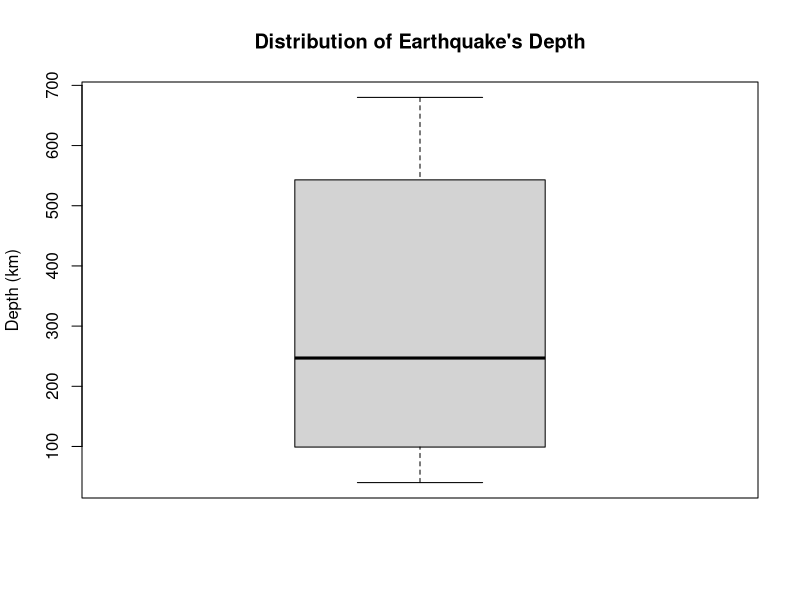
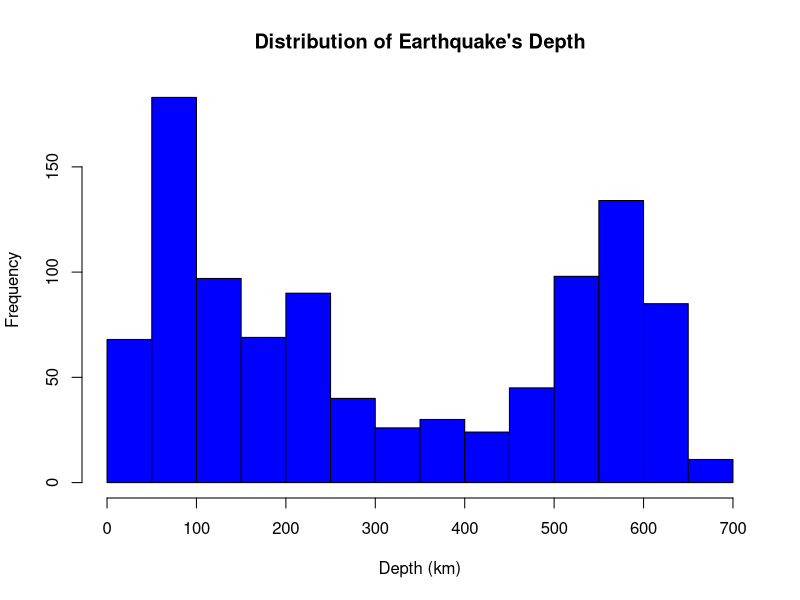
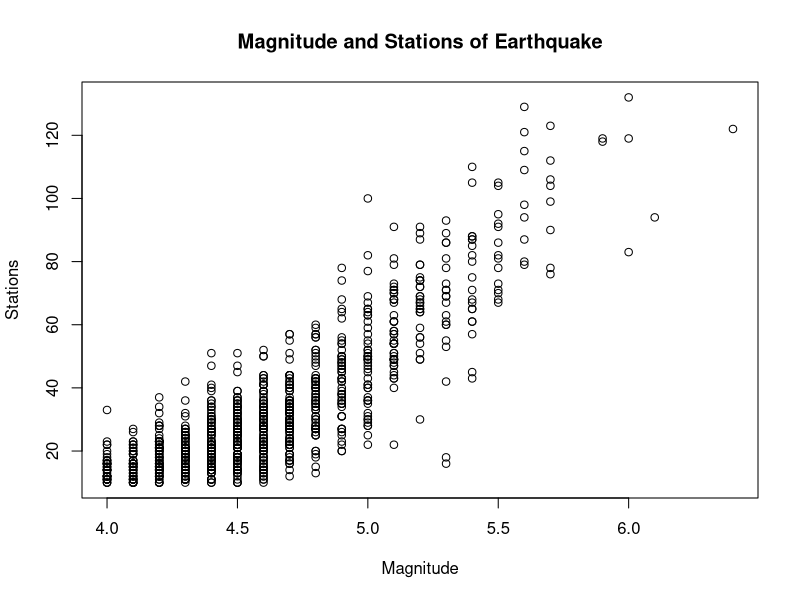
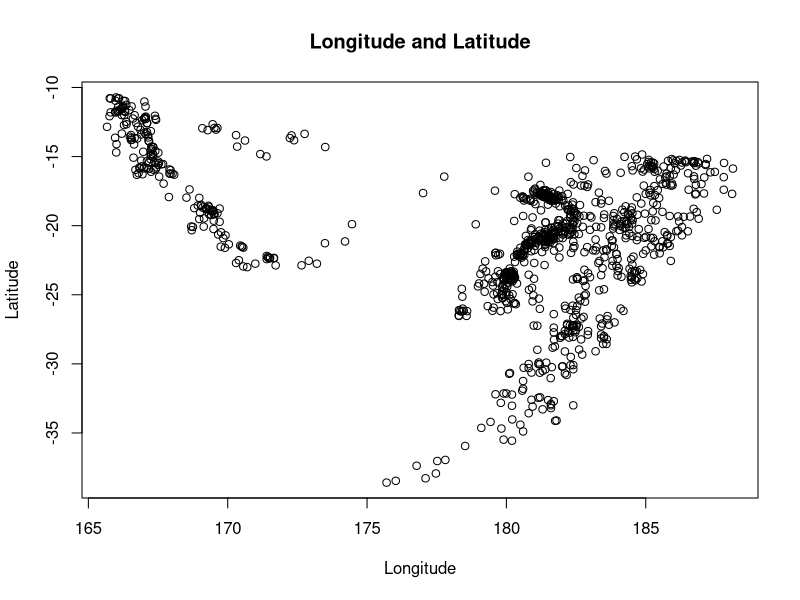

These figures' R source, in order:
## ---- chunk 1
#DO NOT EDIT THIS CHUNK OR ANYTHING ABOVE IT!
knitr::opts_chunk$set(echo = TRUE, eval = TRUE, fig.align = "center", warning = F, message = F, tidy=T, tidy.opts=list(width.cutoff=50))
## ---- chunk 2
head(quakes)
## ---- chunk 3
dim(quakes)
## ---- chunk 4
min(quakes$mag)
max(quakes$mag)
mean(quakes$mag)
median(quakes$mag)
min(quakes$depth)
max(quakes$depth)
mean(quakes$depth)
median(quakes$depth)
## ---- chunk 5
median(quakes$mag[quakes$long>175])

median(quakes[quakes$long>175,]$mag) #this is the more conventional notation
## ---- chunk 6
mean(quakes[quakes$depth>median(quakes$depth),]$mag)
mean(quakes[quakes$depth<median(quakes$depth),]$mag)
## ---- chunk 7
sd(quakes[quakes$depth>median(quakes$depth),]$lat)
sd(quakes[quakes$depth<median(quakes$depth),]$lat)
## ---- chunk 8
# update the code below by replacing the NA with the correct expression to convert to meters
quakes$depth_m <- quakes$depth * 1000
head(quakes)
## ---- chunk 9
boxplot(quakes$depth, ylab = "Depth (km)", main = "Distribution of Earthquake's Depth", 
    col = "light grey")
## ---- chunk 10
hist(quakes$depth, xlab = "Depth (km)", main = "Distribution of Earthquake's Depth", 
    right = FALSE, col = "blue")
## ---- chunk 11
plot(quakes$mag, quakes$stations, xlab = "Magnitude", 
    ylab = "Stations", main = "Magnitude and Stations of Earthquake",)
## ---- chunk 12
plot(quakes$long, quakes$lat, xlab = "Longitude", 
    ylab = "Latitude", main = "Longitude and Latitude",)

mean(quakes$depth[quakes$long>175])
mean(quakes$depth[quakes$long<175])
## ---- chunk 13
## DO NOT DELETE OR MODIFY THIS CHUNK: IT MUST BE PRESENT TO RECEIVE CREDIT FOR THE ASSIGNMENT
sessionInfo(); Sys.time(); Sys.info()
